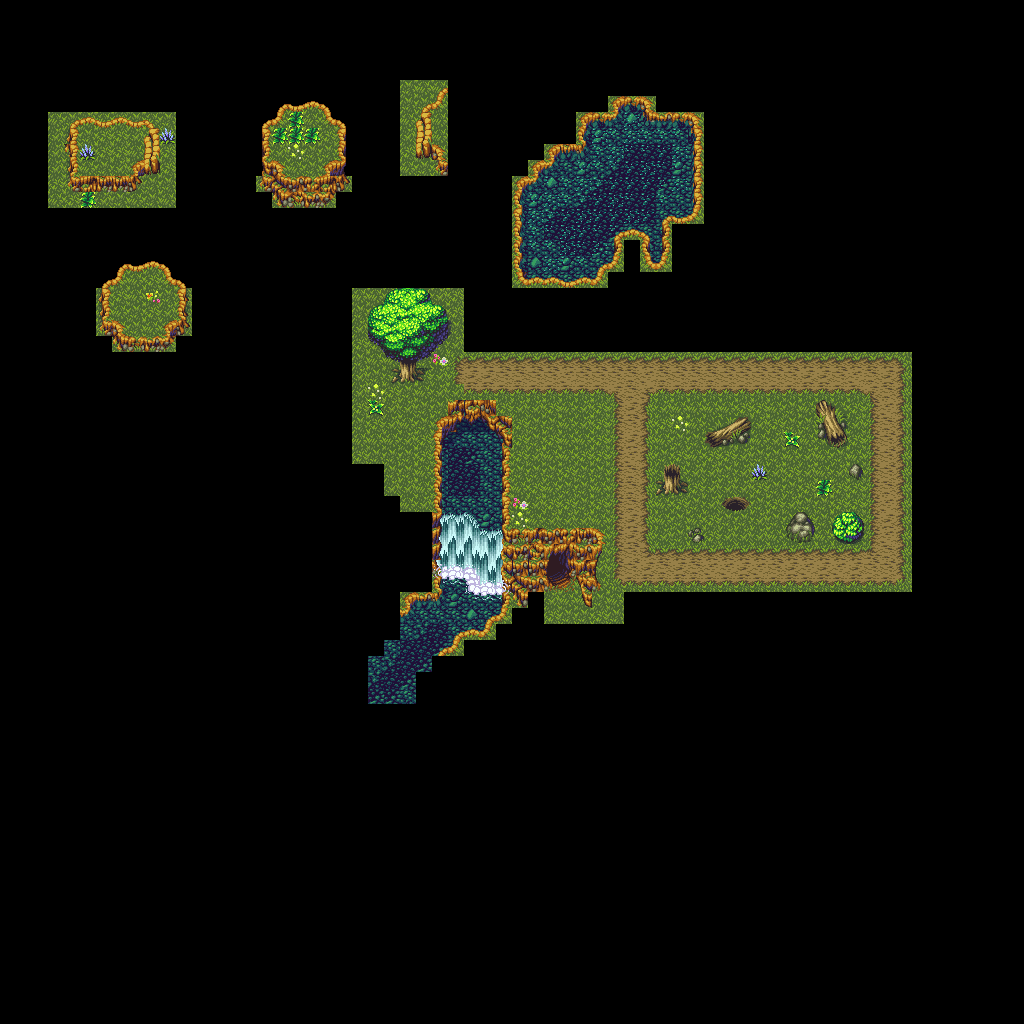

This game map was drawn from its Tiled (.tmx) file and the tilesets committed beside it. A one-line description and the trimmed map source follow:
An orthogonal 64x64 tile map with 16x16 px tiles, 4 tile layers (Tile Layer 1, Tile Layer 2, Tile Layer 3, Tile Layer 4), 2 tilesets.

<map version="1.4" tiledversion="1.4.2" orientation="orthogonal" renderorder="right-down" width="64" height="64" tilewidth="16" tileheight="16" infinite="0" nextlayerid="5" nextobjectid="1">
 <tileset firstgid="1" source="1_SelielUnderlay.tsx" />
 <tileset firstgid="229" source="1_SelielOverlay.tsx" />
 <layer id="1" name="Tile Layer 1" width="64" height="64">
  <data>[4096 cells, 778 non-empty, 114 distinct tile ids]</data>
 </layer>
 <layer id="2" name="Tile Layer 2" width="64" height="64">
  <data>[4096 cells, 133 non-empty, 62 distinct tile ids]</data>
 </layer>
 <layer id="3" name="Tile Layer 3" width="64" height="64">
  <data>[4096 cells, 70 non-empty, 10 distinct tile ids]</data>
 </layer>
 <layer id="4" name="Tile Layer 4" width="64" height="64">
  <data>[4096 cells, 11 non-empty, 6 distinct tile ids]</data>
 </layer>
</map>